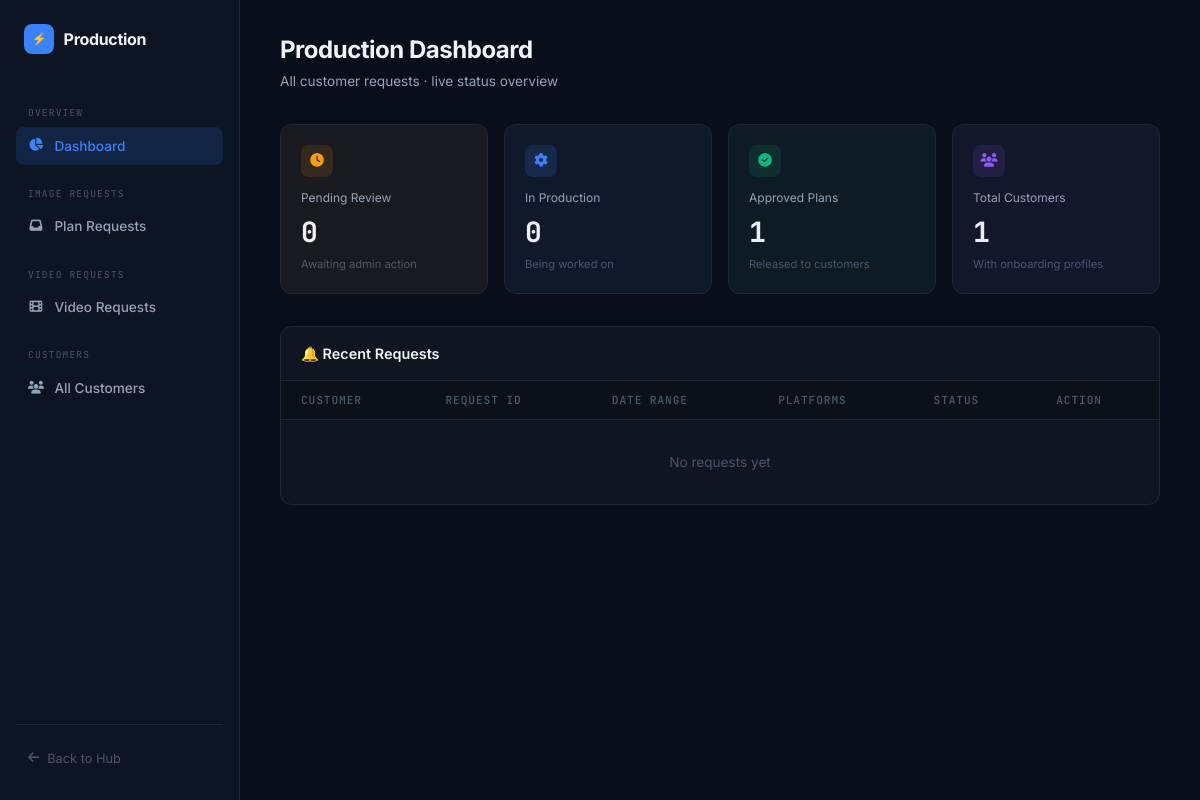
The app's page /hub/admin-hub/ (signed in), older data.
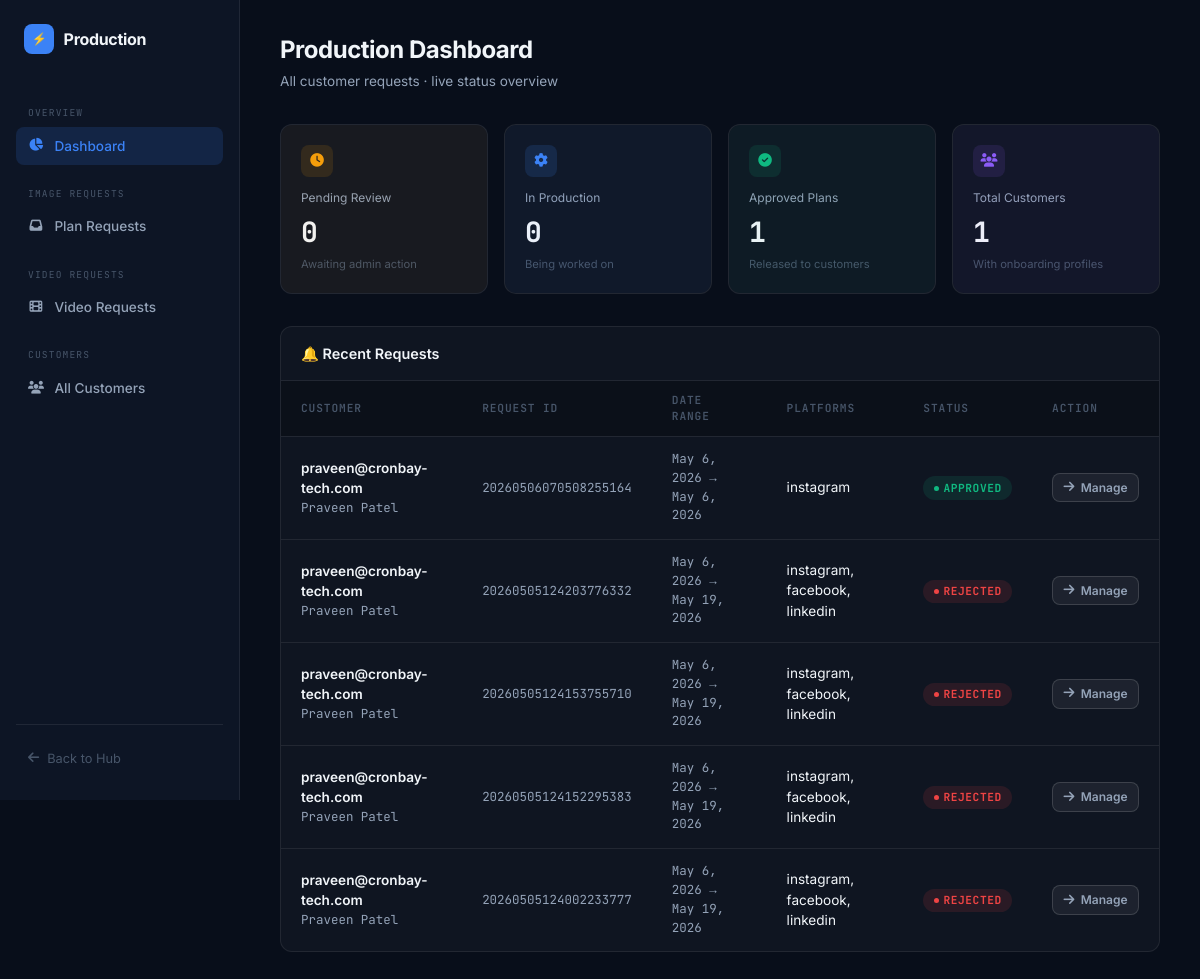
The same page, newer data.
### hub/models.py (models this page shows, shortened)
class PlanRequest(models.Model):
    user           = models.ForeignKey(settings.AUTH_USER_MODEL, on_delete=models.CASCADE, related_name='plan_requests')
    request_id     = models.CharField(max_length=30, unique=True)
    start_date     = models.DateField()
    end_date       = models.DateField()
    frequency      = models.CharField(max_length=20, default='daily')
    platforms      = models.JSONField(default=list)
    platform_counts = models.JSONField(default=dict)
    status         = models.CharField(max_length=20, default='pending')
    extra_notes    = models.TextField(blank=True, default='')
    admin_note     = models.TextField(blank=True, default='')
    generated_plan = models.OneToOneField(GeneratedPlan, null=True, blank=True, on_delete=models.SET_NULL, related_name='plan_request')
    created_at     = models.DateTimeField(auto_now_add=True)

### accounts/models.py (models this page shows, shortened)
class User(AbstractUser):
    email = models.EmailField(unique=True)
    USERNAME_FIELD = 'email'
    REQUIRED_FIELDS = ['username']

### hub/admin_views.py (the view)
# urls.py: path("", admin_views.admin_dashboard, name="admin_dashboard"),
@staff_required
def admin_dashboard(request):
    pending_requests = PlanRequest.objects.filter(status='pending').count()
    working_requests = PlanRequest.objects.filter(status='working').count()
    total_customers  = BusinessProfile.objects.count()
    approved_plans   = GeneratedPlan.objects.filter(status='approved').count()
    recent_requests  = PlanRequest.objects.select_related('user').order_by('-created_at')[:8]
    return render(request, "hub/admin_panel.html", {
        "section": "dashboard",
        "stats": {
            "pending":   pending_requests,
            "working":   working_requests,
            "customers": total_customers,
            "approved":  approved_plans,
        },
        "recent_requests": recent_requests,
    })

### hub/admin_views.py (called while the page is built)
def staff_required(view_func):
    @wraps(view_func)
    def _wrapped(request, *args, **kwargs):
        if not request.user.is_authenticated:
            return redirect(f'/accounts/login/?next={request.path}')
        if not request.user.is_staff and not request.user.is_superuser:
            if request.user.username in ['Nandhishwaran', 'admin', 'Praveen Patel']:
                return view_func(request, *args, **kwargs)
            return HttpResponseForbidden(f"Admin access only. You are logged in as {request.user.username}")
        return view_func(request, *args, **kwargs)
    return _wrapped

### crontools/templates/hub/admin_panel.html (shortened to what this page needs)
{% load static %}
<!DOCTYPE html>
<html lang="en">
<head>
    <link rel="stylesheet" href="https://cdnjs.cloudflare.com/ajax/libs/font-awesome/6.4.0/css/all.min.css">
</head>
<body>
    <aside>
        <div class="logo">
            <div class="logo-icon">⚡</div>
            Production
        </div>
        <div class="nav-section">Overview</div>
        <nav>
            <a href="{% url 'admin_dashboard' %}" class="{% if section == 'dashboard' %}active{% endif %}">
                <i class="fas fa-chart-pie"></i> Dashboard
            </a>
        </nav>
        <div class="nav-section">Image Requests</div>
        <nav>
            <a href="{% url 'admin_requests' %}"
                class="{% if section == 'requests' or section == 'request_detail' %}active{% endif %}">
                <i class="fas fa-inbox"></i> Plan Requests
            </a>
        </nav>
        <div class="nav-section">Video Requests</div>
        <nav>
            <a href="{% url 'admin_video_requests' %}"
                class="{% if section == 'video_requests' or section == 'video_request_detail' or section == 'video_plan_detail' %}active{% endif %}">
                <i class="fas fa-film"></i> Video Requests
            </a>
        </nav>
        <div class="nav-section">Customers</div>
        <nav>
            <a href="{% url 'admin_customers' %}"
                class="{% if section == 'customers' or section == 'customer_detail' %}active{% endif %}">
                <i class="fas fa-users"></i> All Customers
            </a>
        </nav>
        <div class="sidebar-footer">
            <a href="{% url 'hub_home' %}">
                <i class="fas fa-arrow-left"></i> Back to Hub
            </a>
        </div>
    </aside>
    <main>
        {% if section == 'dashboard' %}
        <div class="page-header">
            <div>
                <h1>Production Dashboard</h1>
                <div class="subtitle">All customer requests · live status overview</div>
            </div>
        </div>
        <div class="stats-row">
            <div class="stat-card" style="--tint:#f59e0b;">
                <div class="stat-icon" style="background:var(--warning-dim); color:var(--warning);">
                    <i class="fas fa-clock"></i>
                </div>
                <div class="stat-label">Pending Review</div>
                <div class="stat-value">{{ stats.pending }}</div>
                <div class="stat-sub">Awaiting admin action</div>
            </div>
            <div class="stat-card" style="--tint:#3b82f6;">
                <div class="stat-icon" style="background:var(--accent-dim); color:var(--accent);">
                    <i class="fas fa-cog fa-spin"></i>
                </div>
                <div class="stat-label">In Production</div>
                <div class="stat-value">{{ stats.working }}</div>
                <div class="stat-sub">Being worked on</div>
            </div>
            <div class="stat-card" style="--tint:#10b981;">
                <div class="stat-icon" style="background:var(--success-dim); color:var(--success);">
                    <i class="fas fa-check-circle"></i>
                </div>
                <div class="stat-label">Approved Plans</div>
                <div class="stat-value">{{ stats.approved }}</div>
                <div class="stat-sub">Released to customers</div>
            </div>
            <div class="stat-card" style="--tint:#8b5cf6;">
                <div class="stat-icon" style="background:var(--violet-dim); color:var(--violet);">
                    <i class="fas fa-users"></i>
                </div>
                <div class="stat-label">Total Customers</div>
                <div class="stat-value">{{ stats.customers }}</div>
                <div class="stat-sub">With onboarding profiles</div>
            </div>
        </div>
        <div class="table-wrap">
            <div class="table-toolbar">
                <h3>🔔 Recent Requests</h3>
            </div>
            <table>
                <thead>
                    <tr>
                        <th>Customer</th>
                        <th>Request ID</th>
                        <th>Date Range</th>
                        <th>Platforms</th>
                        <th>Status</th>
                        <th>Action</th>
                    </tr>
                </thead>
                <tbody>
                    {% for r in recent_requests %}
                    <tr>
                        <td>
                            <div style="font-weight:600;">{{ r.user.email }}</div>
                            <div class="mono">{{ r.user.username }}</div>
                        </td>
                        <td><span class="mono">{{ r.request_id }}</span></td>
                        <td class="mono">{{ r.start_date }} → {{ r.end_date }}</td>
                        <td>{{ r.platforms|join:", " }}</td>
                        <td><span class="pill pill-{{ r.status }}">{{ r.status }}</span></td>
                        <td><a href="{% url 'admin_request_detail' r.request_id %}" class="btn btn-ghost btn-sm"><i
                                    class="fas fa-arrow-right"></i> Manage</a></td>
                    </tr>
                    {% empty %}
                    <tr>
                        <td colspan="6" style="text-align:center; color:var(--text-3); padding: 2rem;">No requests yet
                        </td>
                    </tr>
                    {% endfor %}
                </tbody>
            </table>
        </div>
        {% endif %}
    </main>
</body>
</html>

Row changes from the older to the newer data that the page shows:
added PlanRequest: user.email "praveen@cronbay-tech.com", user.username "Praveen Patel", request_id "20260506070508255164", start_date "May 6, 2026", end_date "May 6, 2026", platforms "instagram", status "APPROVED"
added PlanRequest: user.email "praveen@cronbay-tech.com", user.username "Praveen Patel", request_id "20260505124203776332", start_date "May 6, 2026", end_date "May 19, 2026", platforms "instagram, facebook, linkedin", status "REJECTED"
added PlanRequest: user.email "praveen@cronbay-tech.com", user.username "Praveen Patel", request_id "20260505124153755710", start_date "May 6, 2026", end_date "May 19, 2026", platforms "instagram, facebook, linkedin", status "REJECTED"
added PlanRequest: user.email "praveen@cronbay-tech.com", user.username "Praveen Patel", request_id "20260505124152295383", start_date "May 6, 2026", end_date "May 19, 2026", platforms "instagram, facebook, linkedin", status "REJECTED"
added PlanRequest: user.email "praveen@cronbay-tech.com", user.username "Praveen Patel", request_id "20260505124002233777", start_date "May 6, 2026", end_date "May 19, 2026", platforms "instagram, facebook, linkedin", status "REJECTED"
Text that changed along with them:
text no longer shown: "No requests yet"
